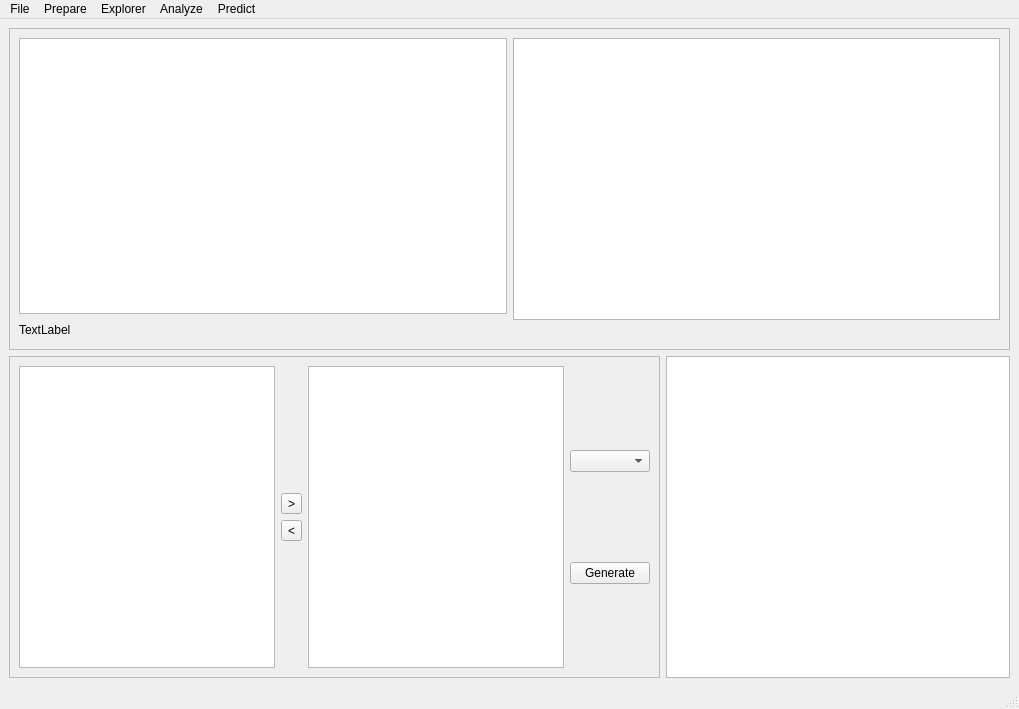
<?xml version="1.0" encoding="UTF-8"?>
<ui version="4.0">
 <class>MainWindow</class>
 <widget class="QMainWindow" name="MainWindow">
  <property name="geometry">
   <rect>
    <x>0</x>
    <y>0</y>
    <width>1019</width>
    <height>709</height>
   </rect>
  </property>
  <property name="windowTitle">
   <string>MainWindow</string>
  </property>
  <widget class="QWidget" name="centralwidget">
   <layout class="QGridLayout" name="gridLayout_2">
    <item row="0" column="0" rowspan="2">
     <layout class="QVBoxLayout" name="verticalLayout_5">
      <item>
       <widget class="QFrame" name="frame_2">
        <property name="frameShape">
         <enum>QFrame::StyledPanel</enum>
        </property>
        <property name="frameShadow">
         <enum>QFrame::Raised</enum>
        </property>
        <layout class="QGridLayout" name="gridLayout">
         <item row="0" column="0">
          <layout class="QHBoxLayout" name="horizontalLayout">
           <item>
            <layout class="QVBoxLayout" name="verticalLayout_3">
             <item>
              <widget class="QTableWidget" name="tableWidget_3"/>
             </item>
             <item>
              <layout class="QHBoxLayout" name="horizontalLayout_7">
               <item>
                <widget class="QLabel" name="label">
                 <property name="text">
                  <string>TextLabel</string>
                 </property>
                </widget>
               </item>
               <item>
                <spacer name="horizontalSpacer">
                 <property name="orientation">
                  <enum>Qt::Horizontal</enum>
                 </property>
                 <property name="sizeHint" stdset="0">
                  <size>
                   <width>40</width>
                   <height>20</height>
                  </size>
                 </property>
                </spacer>
               </item>
              </layout>
             </item>
            </layout>
           </item>
           <item>
            <layout class="QVBoxLayout" name="verticalLayout_4">
             <item>
              <widget class="QTableView" name="tableView_2"/>
             </item>
             <item>
              <spacer name="horizontalSpacer_2">
               <property name="orientation">
                <enum>Qt::Horizontal</enum>
               </property>
               <property name="sizeHint" stdset="0">
                <size>
                 <width>40</width>
                 <height>20</height>
                </size>
               </property>
              </spacer>
             </item>
            </layout>
           </item>
          </layout>
         </item>
        </layout>
       </widget>
      </item>
      <item>
       <layout class="QHBoxLayout" name="horizontalLayout_6">
        <item>
         <widget class="QFrame" name="frame">
          <property name="frameShape">
           <enum>QFrame::StyledPanel</enum>
          </property>
          <property name="frameShadow">
           <enum>QFrame::Raised</enum>
          </property>
          <layout class="QHBoxLayout" name="horizontalLayout_5">
           <item>
            <layout class="QHBoxLayout" name="horizontalLayout_2">
             <item>
              <widget class="QTableWidget" name="tableWidget"/>
             </item>
             <item>
              <layout class="QVBoxLayout" name="verticalLayout_2">
               <item>
                <spacer name="verticalSpacer_4">
                 <property name="orientation">
                  <enum>Qt::Vertical</enum>
                 </property>
                 <property name="sizeHint" stdset="0">
                  <size>
                   <width>20</width>
                   <height>40</height>
                  </size>
                 </property>
                </spacer>
               </item>
               <item>
                <widget class="QToolButton" name="toolButton_2">
                 <property name="text">
                  <string>&gt;</string>
                 </property>
                </widget>
               </item>
               <item>
                <widget class="QToolButton" name="toolButton">
                 <property name="text">
                  <string>&lt;</string>
                 </property>
                </widget>
               </item>
               <item>
                <spacer name="verticalSpacer_6">
                 <property name="orientation">
                  <enum>Qt::Vertical</enum>
                 </property>
                 <property name="sizeHint" stdset="0">
                  <size>
                   <width>20</width>
                   <height>40</height>
                  </size>
                 </property>
                </spacer>
               </item>
              </layout>
             </item>
             <item>
              <widget class="QTableWidget" name="tableWidget_2"/>
             </item>
             <item>
              <layout class="QVBoxLayout" name="verticalLayout">
               <item>
                <spacer name="verticalSpacer">
                 <property name="orientation">
                  <enum>Qt::Vertical</enum>
                 </property>
                 <property name="sizeHint" stdset="0">
                  <size>
                   <width>20</width>
                   <height>40</height>
                  </size>
                 </property>
                </spacer>
               </item>
               <item>
                <widget class="QComboBox" name="comboBox"/>
               </item>
               <item>
                <spacer name="verticalSpacer_2">
                 <property name="orientation">
                  <enum>Qt::Vertical</enum>
                 </property>
                 <property name="sizeHint" stdset="0">
                  <size>
                   <width>20</width>
                   <height>40</height>
                  </size>
                 </property>
                </spacer>
               </item>
               <item>
                <widget class="QPushButton" name="pushButton">
                 <property name="text">
                  <string>Generate</string>
                 </property>
                </widget>
               </item>
               <item>
                <spacer name="verticalSpacer_3">
                 <property name="orientation">
                  <enum>Qt::Vertical</enum>
                 </property>
                 <property name="sizeHint" stdset="0">
                  <size>
                   <width>20</width>
                   <height>40</height>
                  </size>
                 </property>
                </spacer>
               </item>
              </layout>
             </item>
            </layout>
           </item>
          </layout>
         </widget>
        </item>
        <item>
         <widget class="QTextEdit" name="textEdit">
          <property name="styleSheet">
           <string notr="true">QTextEdit {font: 10pt &quot;Consolas&quot;;}</string>
          </property>
         </widget>
        </item>
       </layout>
      </item>
     </layout>
    </item>
    <item row="0" column="1">
     <layout class="QHBoxLayout" name="horizontalLayout_4"/>
    </item>
    <item row="1" column="1">
     <layout class="QHBoxLayout" name="horizontalLayout_3"/>
    </item>
   </layout>
  </widget>
  <widget class="QMenuBar" name="menubar">
   <property name="geometry">
    <rect>
     <x>0</x>
     <y>0</y>
     <width>1019</width>
     <height>22</height>
    </rect>
   </property>
   <widget class="QMenu" name="menuHi">
    <property name="title">
     <string>File</string>
    </property>
    <addaction name="actionSet_Working_Directory"/>
    <addaction name="actionRead_CSV"/>
    <addaction name="actionRead_Tab_Delimited"/>
    <addaction name="actionRead_STATA"/>
    <addaction name="actionRead_SPSS"/>
    <addaction name="actionRead_SAS"/>
    <addaction name="actionRead_Excel"/>
    <addaction name="separator"/>
    <addaction name="actionQuit"/>
   </widget>
   <widget class="QMenu" name="menuPrepare">
    <property name="title">
     <string>Prepare</string>
    </property>
   </widget>
   <widget class="QMenu" name="menuExplorer">
    <property name="title">
     <string>Explorer</string>
    </property>
   </widget>
   <widget class="QMenu" name="menuAnalyze">
    <property name="title">
     <string>Analyze</string>
    </property>
   </widget>
   <widget class="QMenu" name="menuPredict">
    <property name="title">
     <string>Predict</string>
    </property>
    <addaction name="actionBusiness_Forcast_SGB"/>
    <addaction name="actionBusiness_Forecast_Linear"/>
    <addaction name="actionCustomer_Acquition_SGB"/>
    <addaction name="actionCustomer_Acquisition_Binary"/>
    <addaction name="actionCustomer_Retention_SGB"/>
    <addaction name="actionCustomer_Retention_Binary_Logistics"/>
    <addaction name="actionCustomer_Segmentation_CART"/>
    <addaction name="separator"/>
    <addaction name="actionClassification_and_Regression_Tree"/>
    <addaction name="actionCustomer_Acquisition_Binary_Logistics"/>
    <addaction name="actionBusiness_Forcast_Linear"/>
    <addaction name="actionStochastic_Gradient_Boosting"/>
   </widget>
   <addaction name="menuHi"/>
   <addaction name="menuPrepare"/>
   <addaction name="menuExplorer"/>
   <addaction name="menuAnalyze"/>
   <addaction name="menuPredict"/>
  </widget>
  <widget class="QStatusBar" name="statusbar"/>
  <action name="actionSet_Working_Directory">
   <property name="text">
    <string>Set Working Directory</string>
   </property>
  </action>
  <action name="actionRead_CSV">
   <property name="text">
    <string>Read CSV</string>
   </property>
  </action>
  <action name="actionRead_Tab_Delimited">
   <property name="text">
    <string>Read Tab Delimited</string>
   </property>
  </action>
  <action name="actionRead_STATA">
   <property name="text">
    <string>Read STATA</string>
   </property>
  </action>
  <action name="actionRead_SPSS">
   <property name="text">
    <string>Read SPSS</string>
   </property>
  </action>
  <action name="actionRead_Excel">
   <property name="text">
    <string>Read Excel</string>
   </property>
  </action>
  <action name="actionQuit">
   <property name="text">
    <string>Quit</string>
   </property>
  </action>
  <action name="actionBusiness_Forcast_Linear">
   <property name="text">
    <string>Linear Regression</string>
   </property>
  </action>
  <action name="actionBusiness_Forcast_SGB">
   <property name="text">
    <string>Business Forecast (SGB)</string>
   </property>
  </action>
  <action name="actionCustomer_Acquisition_Binary_Logistics">
   <property name="text">
    <string>Binary Logistic Regression</string>
   </property>
  </action>
  <action name="actionCustomer_Acquition_SGB">
   <property name="text">
    <string>Customer Acquition(SGB)</string>
   </property>
  </action>
  <action name="actionCustomer_Retention_Binary_Logistics">
   <property name="text">
    <string>Customer Retention(Binary Logistics)</string>
   </property>
  </action>
  <action name="actionCustomer_Segmentation_CART">
   <property name="text">
    <string>Customer Segmentation(CART)</string>
   </property>
  </action>
  <action name="actionBinary_Logistic_Regression">
   <property name="text">
    <string>Binary Logistic Regression</string>
   </property>
  </action>
  <action name="actionClassification_and_Regression_Tree">
   <property name="text">
    <string>Classification and Regression Tree</string>
   </property>
  </action>
  <action name="actionStochastic_Gradient_Boosting">
   <property name="text">
    <string>Stochastic Gradient Boosting</string>
   </property>
  </action>
  <action name="actionRead_SAS">
   <property name="text">
    <string>Read SAS</string>
   </property>
  </action>
  <action name="actionBusiness_Forecast_Linear">
   <property name="text">
    <string>Business Forecast (Linear) </string>
   </property>
  </action>
  <action name="actionCustomer_Acquisition_Binary">
   <property name="text">
    <string>Customer Acquisition(Binary Logistics)</string>
   </property>
  </action>
  <action name="actionCustomer_Retention_SGB">
   <property name="text">
    <string>Customer Retention(SGB)</string>
   </property>
  </action>
 </widget>
 <resources/>
 <connections/>
</ui>
